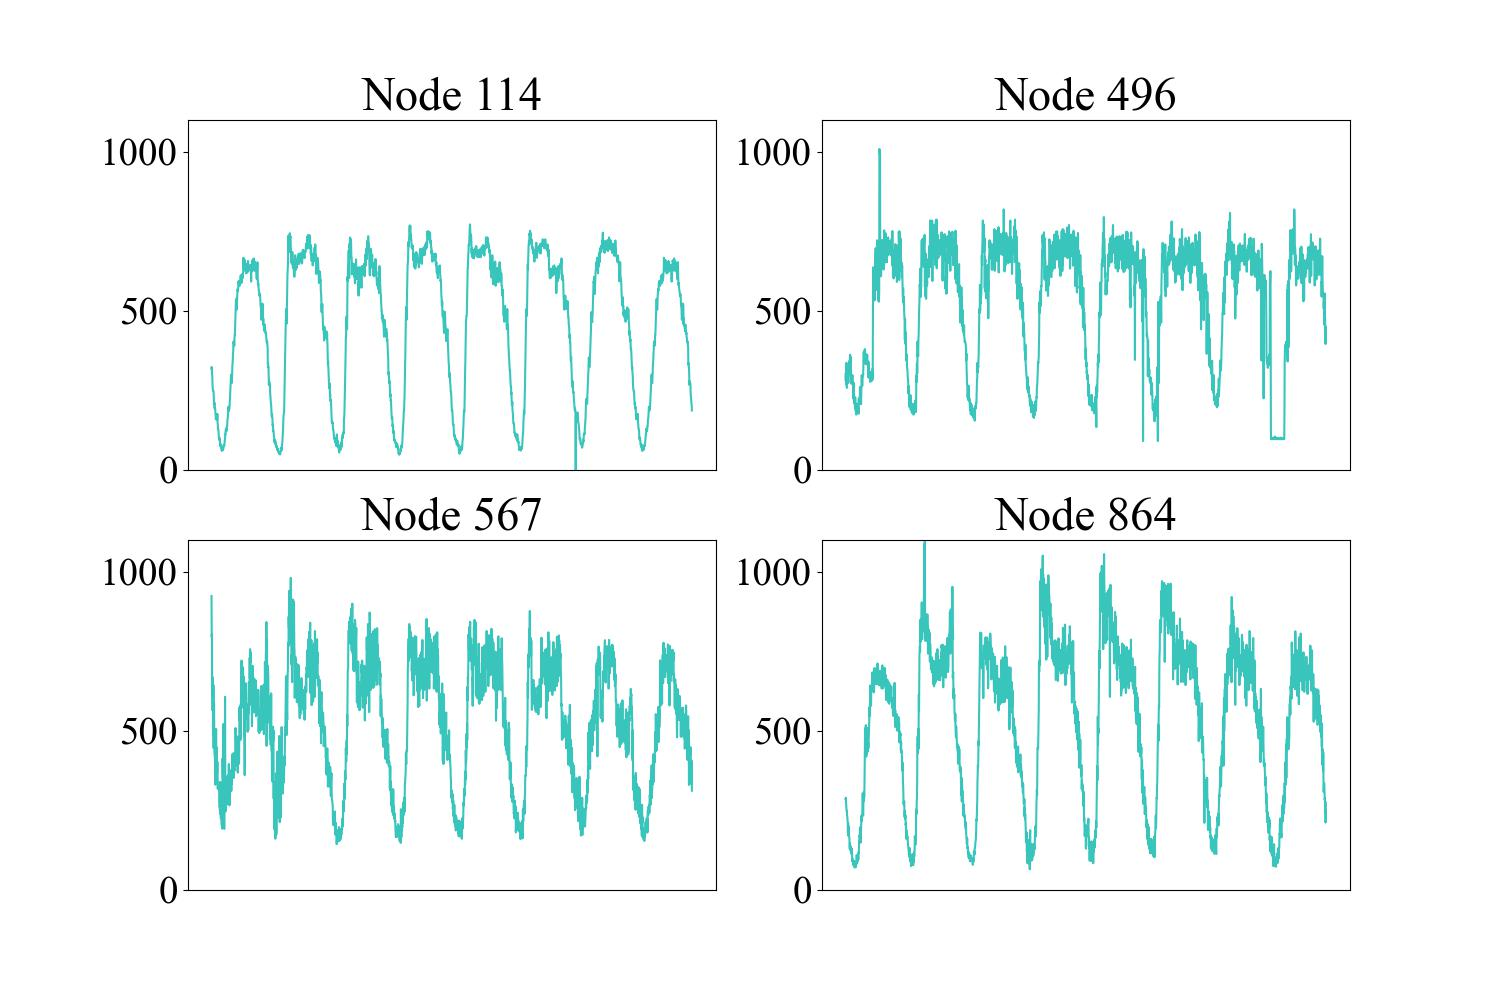

This figure's Python source:
import os
from datetime import datetime
import pytz

import numpy as np
import pandas as pd
import matplotlib.pyplot as plt
from dateutil import parser


def draw_traffic_flow(nodes: list):
    time_boundary = datetime.strptime("2017-07-30", "%Y-%m-%d").replace(tzinfo=pytz.UTC)  # last 2 days
    dyna_file = os.path.join('../', 'raw_data/PeMS07/PeMS07.dyna')
    full_traffic_flow: pd.DataFrame = pd.read_csv(dyna_file)
    full_traffic_flow.drop(labels=['type'], axis=1)
    full_traffic_flow.drop([i for i, _ in enumerate(full_traffic_flow.entity_id) if _ not in nodes], inplace=True)
    full_traffic_flow = full_traffic_flow.reset_index()
    full_traffic_flow.drop([i for i, t in enumerate(full_traffic_flow.time) if parser.parse(t) < time_boundary],
                           inplace=True)
    full_traffic_flow = full_traffic_flow.reset_index()
    traffic_flow_map: dict = {}
    time_index = None
    for node in nodes:
        _traffic_flow = full_traffic_flow.copy(deep=True)
        _traffic_flow.drop([i for i, _ in enumerate(_traffic_flow.entity_id) if _ != node], inplace=True)
        if time_index is None:
            time_index = _traffic_flow['time']
        traffic_flow_map[node] = _traffic_flow['traffic_flow']
    print(traffic_flow_map)
    colors = ['#39c5bb', '#39c5bb', '#39c5bb', '#39c5bb']
    plt.figure(figsize=(15, 10))
    plt.rcParams['font.family'] = ['Times New Roman']
    plt.rcParams['font.size'] = 28
    for i, node in enumerate(nodes):
        plt.subplot(len(nodes) // 2, 2, i + 1)
        plt.ylim((0, 1100))
        plt.title('Node ' + str(node))
        plt.plot(time_index, traffic_flow_map[node], color=colors[i % len(colors)])
        plt.xticks([])
        plt.xticks(size=18)
    plt.savefig("sudden-events.jpg")


if __name__ == '__main__':
    draw_traffic_flow([114, 496, 567, 864])
    print("")
